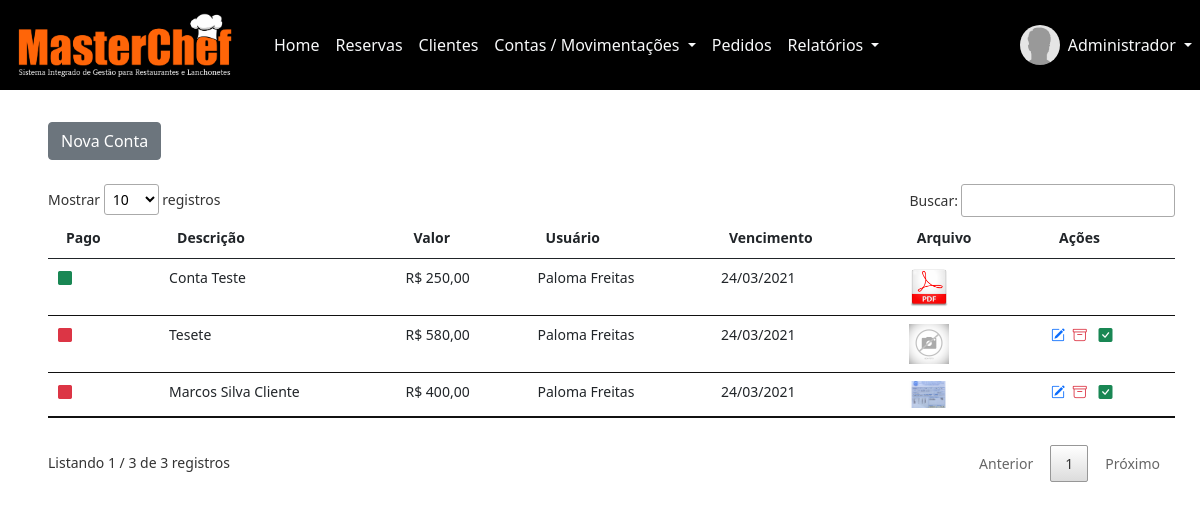
The app's page /sistema/painel-recep/index.php?pag=receber (signed in) with its own data.
### tables this page shows
CREATE TABLE `usuarios` (
  `id` int(11) NOT NULL,
  `nome` varchar(50) NOT NULL,
  `cpf` varchar(20) NOT NULL,
  `email` varchar(50) NOT NULL,
  `senha` varchar(30) NOT NULL,
  `nivel` varchar(20) NOT NULL
);

CREATE TABLE `contas_receber` (
  `id` int(11) NOT NULL,
  `descricao` varchar(50) NOT NULL,
  `valor` decimal(8,2) NOT NULL,
  `usuario` int(11) NOT NULL,
  `pago` varchar(5) NOT NULL,
  `data` date NOT NULL,
  `vencimento` date NOT NULL,
  `arquivo` varchar(150) DEFAULT NULL
);

### sistema/painel-recep/receber.php (the view, shortened to what this page needs)
<?php
$pagina = 'receber';
?>
<a href="index.php?pag=<?php echo $pagina ?>&funcao=novo" type="button" class="btn btn-secondary mt-2">Nova Conta</a>
<div class="mt-4" style="margin-right:25px">
	<?php
	$query = $pdo->query("SELECT * from contas_receber order by id desc");
	$res = $query->fetchAll(PDO::FETCH_ASSOC);
	$total_reg = @count($res);
	if($total_reg > 0){
		?>
		<small>
			<table id="example" class="table table-hover my-4" style="width:100%">
				<thead>
					<tr>
						<th>Pago</th>
						<th>Descrição</th>
						<th>Valor</th>
						<th>Usuário</th>
						<th>Vencimento</th>
						<th>Arquivo</th>
						<th>Ações</th>
					</tr>
				</thead>
				<tbody>
					<?php
					for($i=0; $i < $total_reg; $i++){
							$id_usu = $res[$i]['usuario'];
						$query_p = $pdo->query("SELECT * from usuarios where id = '$id_usu'");
						$res_p = $query_p->fetchAll(PDO::FETCH_ASSOC);
						$nome_usu = $res_p[0]['nome'];
						if($res[$i]['pago'] == 'Sim'){
							$classe = 'text-success';
						}else{
							$classe = 'text-danger';
						}
						$extensao = strchr($res[$i]['arquivo'], '.');
						if($extensao == '.pdf'){
							$arquivo_pasta = 'pdf.png';
						}else{
							$arquivo_pasta = $res[$i]['arquivo'];
						}
						?>
						<tr>
							<td>								<i class="bi bi-square-fill <?php echo $classe ?>"></i>
							</td>
							<td><?php echo $res[$i]['descricao'] ?></td>
							<td>R$ <?php echo number_format($res[$i]['valor'], 2, ',', '.'); ?></td>
							<td><?php echo $nome_usu ?></td>
							<td><?php echo implode('/', array_reverse(explode('-', $res[$i]['vencimento']))); ?></td>
							<td><a href="../img/<?php echo $pagina ?>/<?php echo $res[$i]['arquivo'] ?>" title="Ver Arquivo" style="text-decoration: none" target="_blank">
								<img src="../img/<?php echo $pagina ?>/<?php echo $arquivo_pasta ?>" width="40">
							</a>
						</td>
						<td>
							<?php if($res[$i]['pago'] != 'Sim'){ ?>
								<a href="index.php?pag=<?php echo $pagina ?>&funcao=editar&id=<?php echo $res[$i]['id'] ?>" title="Editar Registro" style="text-decoration: none">
									<i class="bi bi-pencil-square text-primary"></i>
								</a>
								<a href="index.php?pag=<?php echo $pagina ?>&funcao=deletar&id=<?php echo $res[$i]['id'] ?>" title="Excluir Registro" style="text-decoration: none">
									<i class="bi bi-archive text-danger mx-1"></i>
								</a>
								<a href="index.php?pag=<?php echo $pagina ?>&funcao=baixar&id=<?php echo $res[$i]['id'] ?>" title="Baixar Registro" style="text-decoration: none">
									<i class="bi bi-check-square-fill text-success mx-1"></i>
								</a>
							<?php } ?>
						</td>
					</tr>
				<?php } ?>
			</tbody>
		</table>
	</small>
<?php }else{
	echo '<p>Não existem dados para serem exibidos!!';
} ?>
</div>

### sistema/painel-recep/index.php (shortened to what this page needs)
<?php
require_once("../../conexao.php");
$menu1 = 'home';
$menu2 = 'reservas';
$menu3 = 'clientes';
$menu4 = 'pagar';
$menu5 = 'receber';
$menu6 = 'compras';
$menu7 = 'movimentacoes';
$menu8 = 'pedidos';
$menu9 = 'consultas-pedidos';
$id_usuario = $_SESSION['id'];
$query = $pdo->query("SELECT * FROM usuarios WHERE id = '$id_usuario'");
$res = $query->fetchAll(PDO::FETCH_ASSOC);
$total_reg = @count($res);
if($total_reg > 0){
	$nome_usu = $res[0]['nome'];
}
?>
<!DOCTYPE html>
<html>
<head>
	<link href="https://cdn.jsdelivr.net/npm/bootstrap@5.0.0-beta2/dist/css/bootstrap.min.css" rel="stylesheet">
	<link rel="stylesheet" type="text/css" href="../vendor/DataTables/datatables.min.css"/>
	<link rel="stylesheet" href="https://cdn.jsdelivr.net/npm/bootstrap-icons@1.4.0/font/bootstrap-icons.css">
</head>
<body>
	<nav class="navbar navbar-expand-lg navbar-dark" style="background: #000000;>
		<div class="container-fluid">
			<a class="navbar-brand" href="index.php"><img src="../img/logo-texto-grande.png" width="250"></a>
			<div class="collapse navbar-collapse" id="navbarSupportedContent">
				<ul class="navbar-nav me-auto mb-2 mb-lg-0">
					<li class="nav-item">
						<a class="nav-link active text-light" aria-current="page" href="index.php?pag=<?php echo $menu1 ?>">Home</a>
					</li>
					<li class="nav-item">
						<a class="nav-link active text-light" aria-current="page" href="index.php?pag=<?php echo $menu2 ?>">Reservas</a>
					</li>
					<li class="nav-item">
						<a class="nav-link active text-light" aria-current="page" href="index.php?pag=<?php echo $menu3 ?>">Clientes</a>
					</li>
					<li class="nav-item dropdown">
						<a class="nav-link dropdown-toggle text-light" href="#" id="navbarDropdown" role="button" data-bs-toggle="dropdown" aria-expanded="false">
							Contas / Movimentações
						</a>
					</li>
            <li class="nav-item">
            <a class="nav-link active text-light" aria-current="page" href="index.php?pag=<?php echo $menu8 ?>">Pedidos</a>
          </li>
					<li class="nav-item dropdown">
						<a class="nav-link dropdown-toggle text-light" href="#" id="navbarDropdown" role="button" data-bs-toggle="dropdown" aria-expanded="false">
							Relatórios
						</a>
					</li>
				</ul>
			<div class="d-flex mr-4">
          <img class="img-profile rounded-circle" src="../img/sem-usuario.jpg" width="40px" height="40px">
          <div class="collapse navbar-collapse" id="navbarNavDarkDropdown">
            <ul class="navbar-nav">
              <li class="nav-item dropdown">
                <a class="nav-link dropdown-toggle text-light" href="#" id="navbarDarkDropdownMenuLink" role="button" data-bs-toggle="dropdown" aria-expanded="false">
                  <?php echo $nome_usu ?>
                </a>
              </li>
            </ul>
          </div>
        </div>
			</div>
	</nav>
	<div class="container-fluid mt-4 mx-4 px-4">
     	<?php
     		if(@$_GET['pag'] == $menu1){
     			require_once($menu1.'.php');
     		}else if(@$_GET['pag'] == $menu2){
     			require_once($menu2.'.php');
     		}else if(@$_GET['pag'] == $menu3){
     			require_once($menu3.'.php');
     		}else if(@$_GET['pag'] == $menu4){
     			require_once($menu4.'.php');
     		}else if(@$_GET['pag'] == $menu5){
     			require_once($menu5.'.php');
     		}else if(@$_GET['pag'] == $menu6){
     			require_once($menu6.'.php');
     		}else if(@$_GET['pag'] == $menu7){
     			require_once($menu7.'.php');
        }else if(@$_GET['pag'] == $menu8){
          require_once($menu8.'.php');
     		 }else if(@$_GET['pag'] == $menu9){
          require_once($menu9.'.php');
     		}
     		else{
     			require_once($menu1.'.php');
     		}
     	 ?>
	</div>
</body>
</html>

### records on screen
usuarios: nome "Administrador"
contas_receber: descricao "Conta Teste", valor "250,00", usuarios.nome "Paloma Freitas", vencimento "24/03/2021", shows a picture
contas_receber: descricao "Tesete", valor "580,00", usuarios.nome "Paloma Freitas", vencimento "24/03/2021", arquivo (picture)
contas_receber: descricao "Marcos Silva Cliente", valor "400,00", usuarios.nome "Paloma Freitas", vencimento "24/03/2021", arquivo (picture)
